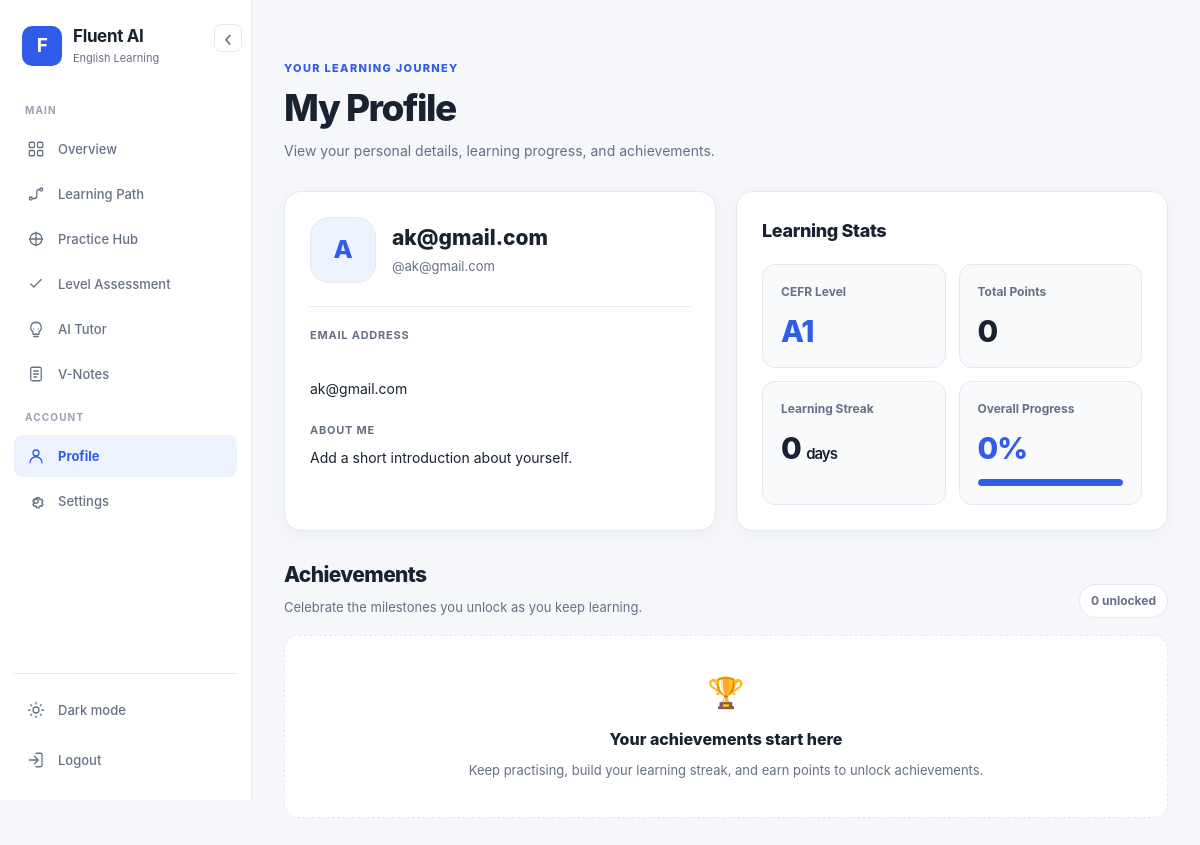
The app's page /profile/ (signed in), older data.
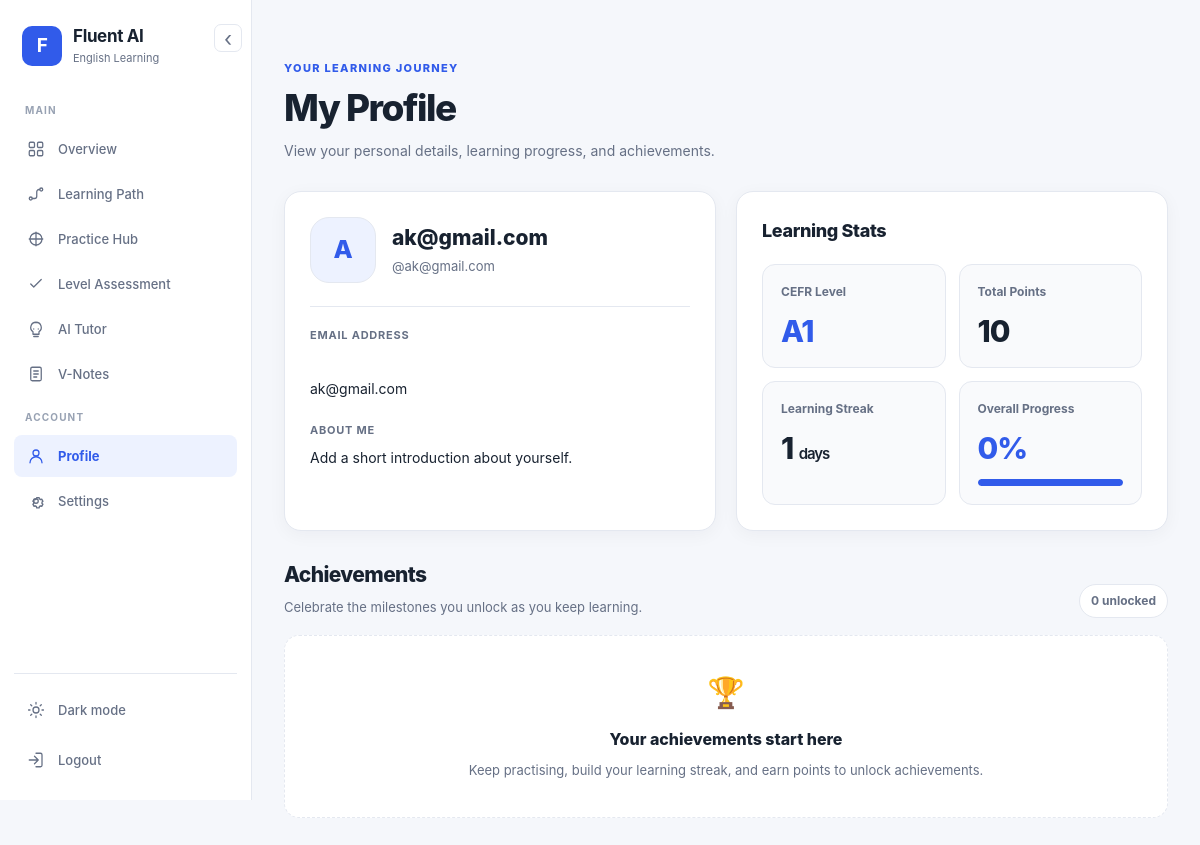
The same page, newer data.
### learning/models.py (models this page shows, shortened)
class UserProfile(models.Model):
    LEVEL_CHOICES = [
        ("BEGINNER", "Beginner"),
        ("ELEMENTARY", "Elementary"),
        ("INTERMEDIATE", "Intermediate"),
        ("ADVANCED", "Advanced"),
    ]
    user = models.OneToOneField(User,on_delete=models.CASCADE,related_name="profile")
    level = models.CharField(max_length=20,choices=LEVEL_CHOICES,default="BEGINNER")
    cefr_level = models.CharField(max_length=5,default="A1")
    points = models.PositiveIntegerField(default=0)
    streak = models.PositiveIntegerField(default=0)
    progress_percent = models.FloatField(default=0)
    completed_lessons = models.PositiveIntegerField(default=0)
    last_active = models.DateTimeField(null=True,blank=True)
    bio = models.TextField(blank=True)
    notifications_enabled = models.BooleanField(default=True)
    dark_mode = models.BooleanField(default=False)
    created_at = models.DateTimeField(auto_now_add=True)
    updated_at = models.DateTimeField(auto_now=True)

### learning/views.py (the view)
# urls.py: path("profile/", views.profile, name="profile"),
@login_required
def profile(request):
    profile = get_profile(request.user)
    achievements = UserAchievement.objects.filter(
        user=request.user
    ).select_related("achievement")
    recent = LearningEvent.objects.filter(
        user=request.user
    ).order_by("-created_at")[:10]
    return render(
        request,
        "profile.html",
        {
            "user": request.user,
            "profile": profile,
            "achievements": achievements,
            "recent": recent,
        }
    )

### learning/views.py (called while the page is built)
def get_profile(user):
    profile, created = UserProfile.objects.get_or_create(
        user=user
    )
    return profile

### learning/templates/profile.html (shortened to what the changed rows need)
{% extends "base.html" %}
{% block content %}
<div class="profile-page">
    <header class="profile-header">
        <div>
            <h1>My Profile</h1>
        </div>
    </header>
    <div class="profile-layout">
        <section class="profile-card">
            <div class="profile-identity">
                <div class="profile-identity-info">
                    <h2>{{ user.first_name|default:user.username }}</h2>
                </div>
            </div>
            <div class="profile-detail">
                <span class="profile-detail-label">About me</span>
                <p class="profile-detail-value">{{ profile.bio|default:"Add a short introduction about yourself." }}</p>
            </div>
        </section>
        <section class="profile-card">
            <h2 class="profile-card-heading">Learning Stats</h2>
            <div class="profile-stats-grid">
                <div class="profile-stat">
                    <span class="profile-stat-label">CEFR Level</span>
                    <p class="profile-stat-value profile-stat-highlight">
                        {{ profile.cefr_level|default:"A1" }}
                    </p>
                </div>
                <div class="profile-stat">
                    <span class="profile-stat-label">Total Points</span>
                    <p class="profile-stat-value">
                        {{ profile.points|default:0 }}
                    </p>
                </div>
                <div class="profile-stat">
                    <span class="profile-stat-label">Learning Streak</span>
                    <p class="profile-stat-value">
                        {{ profile.streak|default:0 }}
                        <span style="font-size:15px; font-weight:600;">days</span>
                    </p>
                </div>
                <div class="profile-stat">
                    <span class="profile-stat-label">Overall Progress</span>
                    <p class="profile-stat-value profile-stat-highlight">
                        {{ profile.progress_percent|default:0|floatformat:0 }}%
                    </p>
<div
    class="profile-progress-track"
    role="progressbar"
    aria-label="Overall learning progress"
    aria-valuemin="0"
    aria-valuemax="100"
    aria-valuenow="{{ profile.progress_percent|default:0|floatformat:0 }}"
>
    <div
        class="profile-progress-fill"
        data-progress="{{ profile.progress_percent|default:0|floatformat:0 }}"
    ></div>
</div>
                </div>
            </div>
        </section>
    </div>
    <section class="profile-achievements-section">
        <header class="profile-achievements-header">
            <div>
                <h2>Achievements</h2>
            </div>
        </header>
    </section>
</div>
{% endblock %}

Row changes from the older to the newer data that the page shows:
changed UserProfile "Add a short introduction about yourself.": points "0" → "10"; streak "0" → "1"
